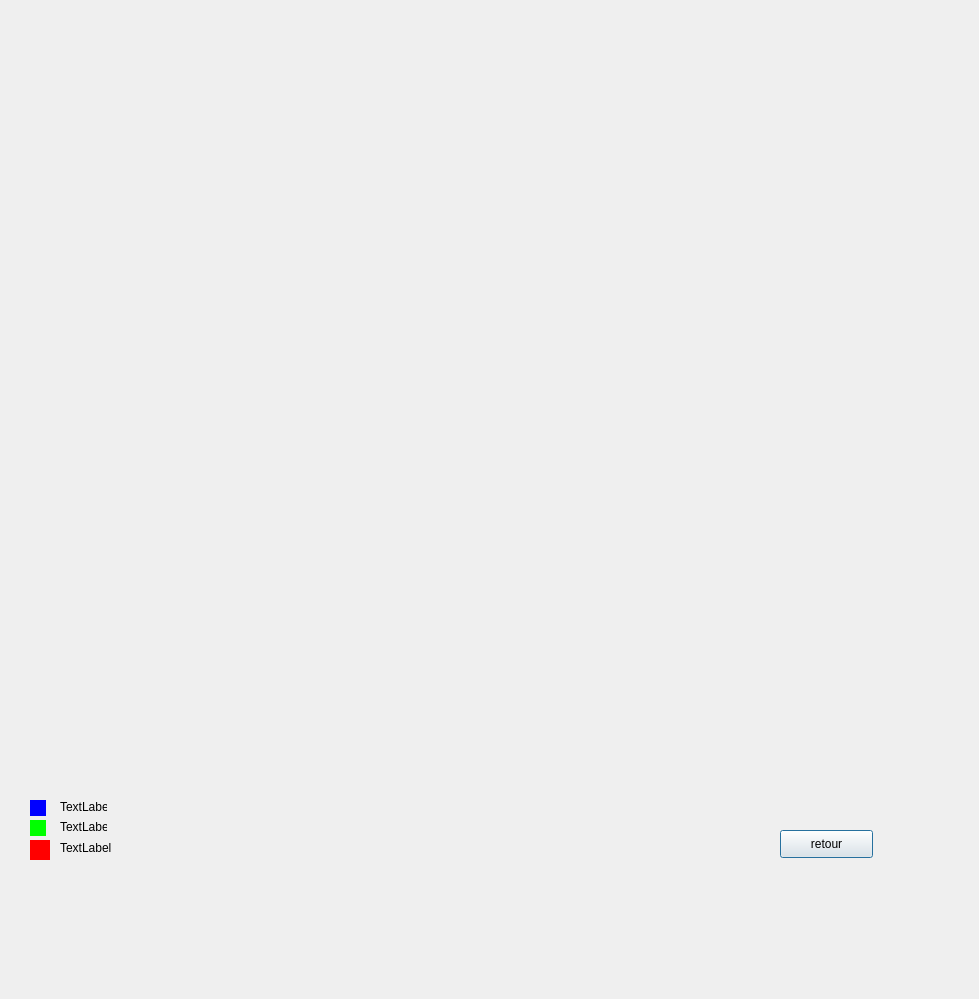
<?xml version="1.0" encoding="UTF-8"?>
<ui version="4.0">
 <class>stati</class>
 <widget class="QDialog" name="stati">
  <property name="geometry">
   <rect>
    <x>0</x>
    <y>0</y>
    <width>979</width>
    <height>999</height>
   </rect>
  </property>
  <property name="windowTitle">
   <string>Dialog</string>
  </property>
  <widget class="QWidget" name="widget" native="true">
   <property name="geometry">
    <rect>
     <x>30</x>
     <y>800</y>
     <width>16</width>
     <height>16</height>
    </rect>
   </property>
   <property name="styleSheet">
    <string notr="true">
background-color: rgb(0, 0, 255);</string>
   </property>
   <widget class="QWidget" name="widget_4" native="true">
    <property name="geometry">
     <rect>
      <x>10</x>
      <y>10</y>
      <width>16</width>
      <height>16</height>
     </rect>
    </property>
    <property name="styleSheet">
     <string notr="true">
background-color: rgb(0, 0, 255);</string>
    </property>
   </widget>
  </widget>
  <widget class="QWidget" name="widget_6" native="true">
   <property name="geometry">
    <rect>
     <x>30</x>
     <y>820</y>
     <width>16</width>
     <height>16</height>
    </rect>
   </property>
   <property name="styleSheet">
    <string notr="true">background-color: rgb(0, 255, 0);</string>
   </property>
  </widget>
  <widget class="QLabel" name="label_3">
   <property name="geometry">
    <rect>
     <x>60</x>
     <y>820</y>
     <width>47</width>
     <height>13</height>
    </rect>
   </property>
   <property name="text">
    <string>TextLabel</string>
   </property>
  </widget>
  <widget class="QLabel" name="label_2">
   <property name="geometry">
    <rect>
     <x>60</x>
     <y>800</y>
     <width>47</width>
     <height>13</height>
    </rect>
   </property>
   <property name="text">
    <string>TextLabel</string>
   </property>
  </widget>
  <widget class="QLabel" name="label_4">
   <property name="geometry">
    <rect>
     <x>60</x>
     <y>840</y>
     <width>131</width>
     <height>16</height>
    </rect>
   </property>
   <property name="text">
    <string>TextLabel</string>
   </property>
  </widget>
  <widget class="QWidget" name="widget_5" native="true">
   <property name="geometry">
    <rect>
     <x>30</x>
     <y>840</y>
     <width>20</width>
     <height>20</height>
    </rect>
   </property>
   <property name="styleSheet">
    <string notr="true">background-color: rgb(255, 0, 0);</string>
   </property>
  </widget>
  <widget class="QPushButton" name="pushButton">
   <property name="geometry">
    <rect>
     <x>780</x>
     <y>830</y>
     <width>93</width>
     <height>28</height>
    </rect>
   </property>
   <property name="text">
    <string>retour</string>
   </property>
  </widget>
 </widget>
 <resources/>
 <connections/>
</ui>
